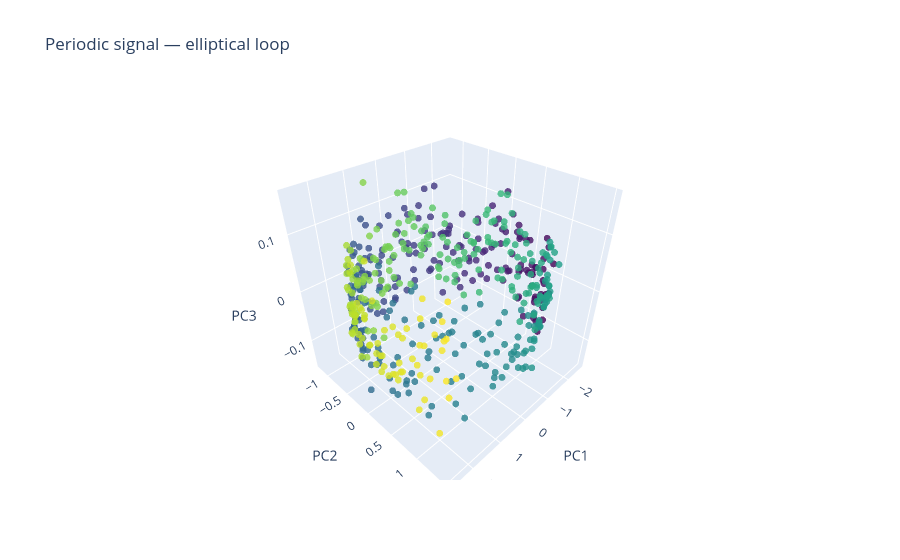
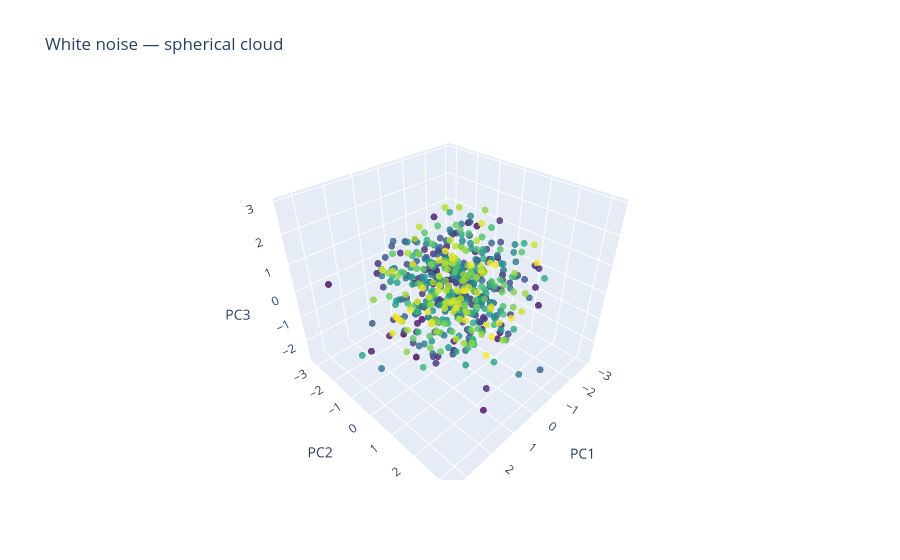

Notebook code cell kept with these figures, in order:
### Code cell
# Visualise the embedding using giotto-tda's plot_point_cloud (interactive Plotly)
from sklearn.decomposition import PCA
from gtda.plotting import plot_point_cloud

def pca3(cloud):
    return PCA(n_components=3).fit_transform(cloud)

pca_slug  = pca3(cloud_slug)
pca_noise = pca3(cloud_noise)

# giotto-tda colours points by their index (= time), giving a trajectory sense
fig_slug  = plot_point_cloud(pca_slug,  dimension=3)
fig_noise = plot_point_cloud(pca_noise, dimension=3)

fig_slug.update_layout(title="Periodic signal — elliptical loop",
                       scene=dict(xaxis_title="PC1", yaxis_title="PC2", zaxis_title="PC3"))
fig_noise.update_layout(title="White noise — spherical cloud",
                        scene=dict(xaxis_title="PC1", yaxis_title="PC2", zaxis_title="PC3"))

fig_slug.show()
fig_noise.show()

### Figure 1 — Plotly figure (JSON) as saved in the notebook; plotly's stock layout.template omitted (floating-point values rounded to 4 significant figures; data arrays with more than 128 entries replaced by an {"elided": "..."} marker saying what was removed)
{"data": [{"marker": {"color": {"elided": "530 int values"}, "colorscale": [[0, "#440154"], [0.1111, "#482878"], [0.2222, "#3e4989"], [0.3333, "#31688e"], [0.4444, "#26828e"], [0.5556, "#1f9e89"], [0.6667, "#35b779"], [0.7778, "#6ece58"], [0.8889, "#b5de2b"], [1, "#fde725"]], "opacity": 0.8, "size": 4}, "mode": "markers", "type": "scatter3d", "x": {"elided": "530 float values"}, "y": {"elided": "530 float values"}, "z": {"elided": "530 float values"}}], "layout": {"scene": {"xaxis": {"exponentformat": "e", "showexponent": "all", "title": {"text": "PC1"}, "type": "linear"}, "yaxis": {"exponentformat": "e", "showexponent": "all", "title": {"text": "PC2"}, "type": "linear"}, "zaxis": {"exponentformat": "e", "showexponent": "all", "title": {"text": "PC3"}, "type": "linear"}}, "title": {"text": "Periodic signal — elliptical loop"}}}

### Figure 2 — Plotly figure (JSON) as saved in the notebook; plotly's stock layout.template omitted (floating-point values rounded to 4 significant figures; data arrays with more than 128 entries replaced by an {"elided": "..."} marker saying what was removed)
{"data": [{"marker": {"color": {"elided": "530 int values"}, "colorscale": [[0, "#440154"], [0.1111, "#482878"], [0.2222, "#3e4989"], [0.3333, "#31688e"], [0.4444, "#26828e"], [0.5556, "#1f9e89"], [0.6667, "#35b779"], [0.7778, "#6ece58"], [0.8889, "#b5de2b"], [1, "#fde725"]], "opacity": 0.8, "size": 4}, "mode": "markers", "type": "scatter3d", "x": {"elided": "530 float values"}, "y": {"elided": "530 float values"}, "z": {"elided": "530 float values"}}], "layout": {"scene": {"xaxis": {"exponentformat": "e", "showexponent": "all", "title": {"text": "PC1"}, "type": "linear"}, "yaxis": {"exponentformat": "e", "showexponent": "all", "title": {"text": "PC2"}, "type": "linear"}, "zaxis": {"exponentformat": "e", "showexponent": "all", "title": {"text": "PC3"}, "type": "linear"}}, "title": {"text": "White noise — spherical cloud"}}}
